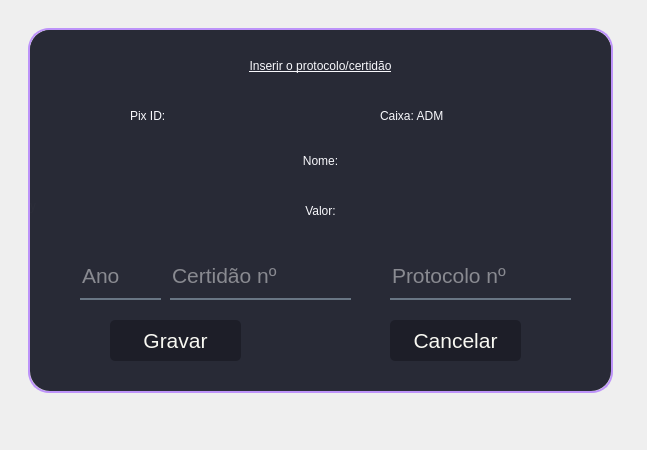
<?xml version="1.0" encoding="UTF-8"?>
<ui version="4.0">
 <class>Dialog_Protocolo</class>
 <widget class="QDialog" name="Dialog_Protocolo">
  <property name="geometry">
   <rect>
    <x>0</x>
    <y>0</y>
    <width>647</width>
    <height>450</height>
   </rect>
  </property>
  <property name="windowTitle">
   <string>Dialog</string>
  </property>
  <widget class="QFrame" name="frame">
   <property name="geometry">
    <rect>
     <x>30</x>
     <y>30</y>
     <width>581</width>
     <height>361</height>
    </rect>
   </property>
   <property name="styleSheet">
    <string notr="true">QTextEdit {
	color: rgb(248, 248, 252);
	font: 16pt &quot;MS Shell Dlg 2&quot;
}

QPushButton {
	color: rgb(248, 248, 242);
	background-color: rgb(35,35,35);
	background-color: rgb(29, 30, 40);
	border: 0px solid;
	padding: 6px 9px;
	text-align:center;
	border-radius:5px;
	font: 16pt &quot;MS Shell Dlg 2&quot;
}

QPushButton:hover {
	color: rgb(35,35,35);
	background-color: rgb(98, 114, 164);
	text-align:center;
	padding: 6px 9px;
	border-radius:5px;
	font: 16pt &quot;MS Shell Dlg 2&quot;
}

QPushButton:pressed {
	color: rgb(25,26,33);
	background-color: rgb(180, 140, 237);
	text-align:center;
	padding: 5px 7px;
	border-radius:5px;
	font: 15pt &quot;MS Shell Dlg 2&quot;
}

QFrame {
border-radius: 20px;
background-color: rgb(40, 42, 54);
}
</string>
   </property>
   <property name="frameShape">
    <enum>QFrame::StyledPanel</enum>
   </property>
   <property name="frameShadow">
    <enum>QFrame::Raised</enum>
   </property>
   <widget class="QLabel" name="forma_4_protocolo">
    <property name="geometry">
     <rect>
      <x>-40</x>
      <y>0</y>
      <width>231</width>
      <height>361</height>
     </rect>
    </property>
    <property name="styleSheet">
     <string notr="true">font: 400pt &quot;Wingdings 3&quot;;
color: rgba(248, 248, 248, 10);
background: transparent;
</string>
    </property>
    <property name="text">
     <string>z</string>
    </property>
   </widget>
   <widget class="QLabel" name="forma_1_protocolo">
    <property name="geometry">
     <rect>
      <x>0</x>
      <y>0</y>
      <width>581</width>
      <height>351</height>
     </rect>
    </property>
    <property name="styleSheet">
     <string notr="true">font: 57 200pt &quot;Marlett&quot;;
color: rgba(248, 248, 248, 3);</string>
    </property>
    <property name="text">
     <string>y</string>
    </property>
   </widget>
   <widget class="QPushButton" name="btn_cancelar_protocolo">
    <property name="geometry">
     <rect>
      <x>360</x>
      <y>290</y>
      <width>131</width>
      <height>41</height>
     </rect>
    </property>
    <property name="font">
     <font>
      <pointsize>16</pointsize>
     </font>
    </property>
    <property name="styleSheet">
     <string notr="true"/>
    </property>
    <property name="text">
     <string>Cancelar</string>
    </property>
   </widget>
   <widget class="QPushButton" name="btn_gravar_protocolo">
    <property name="geometry">
     <rect>
      <x>80</x>
      <y>290</y>
      <width>131</width>
      <height>41</height>
     </rect>
    </property>
    <property name="font">
     <font>
      <pointsize>16</pointsize>
     </font>
    </property>
    <property name="styleSheet">
     <string notr="true"/>
    </property>
    <property name="text">
     <string>Gravar</string>
    </property>
   </widget>
   <widget class="QLabel" name="label_id_pix_protocolo">
    <property name="geometry">
     <rect>
      <x>100</x>
      <y>70</y>
      <width>181</width>
      <height>31</height>
     </rect>
    </property>
    <property name="styleSheet">
     <string notr="true">background: transparent;
color: rgb(248, 248, 252);
border: transparent;
font: 16pt &quot;MS Shell Dlg 2&quot;;</string>
    </property>
    <property name="text">
     <string>Pix ID:</string>
    </property>
   </widget>
   <widget class="QLabel" name="label_titulo_protocolo">
    <property name="geometry">
     <rect>
      <x>0</x>
      <y>0</y>
      <width>581</width>
      <height>71</height>
     </rect>
    </property>
    <property name="styleSheet">
     <string notr="true">background: transparent;
color: rgb(248, 248, 252);
border: transparent;
font: 75 18pt &quot;MS Shell Dlg 2&quot;;
text-decoration: underline
</string>
    </property>
    <property name="text">
     <string>Inserir o protocolo/certidão</string>
    </property>
    <property name="alignment">
     <set>Qt::AlignCenter</set>
    </property>
   </widget>
   <widget class="QLabel" name="label_nome_protocolo">
    <property name="geometry">
     <rect>
      <x>10</x>
      <y>110</y>
      <width>561</width>
      <height>41</height>
     </rect>
    </property>
    <property name="styleSheet">
     <string notr="true">background: transparent;
color: rgb(248, 248, 252);
border: transparent;
font: 16pt &quot;MS Shell Dlg 2&quot;;</string>
    </property>
    <property name="text">
     <string>Nome:</string>
    </property>
    <property name="alignment">
     <set>Qt::AlignCenter</set>
    </property>
   </widget>
   <widget class="QLabel" name="label_valor_protocolo">
    <property name="geometry">
     <rect>
      <x>10</x>
      <y>160</y>
      <width>561</width>
      <height>41</height>
     </rect>
    </property>
    <property name="styleSheet">
     <string notr="true">background: transparent;
color: rgb(248, 248, 252);
border: transparent;
font: 16pt &quot;MS Shell Dlg 2&quot;;</string>
    </property>
    <property name="text">
     <string>Valor:</string>
    </property>
    <property name="alignment">
     <set>Qt::AlignCenter</set>
    </property>
   </widget>
   <widget class="QLabel" name="label_caixa_protocolo">
    <property name="geometry">
     <rect>
      <x>350</x>
      <y>70</y>
      <width>131</width>
      <height>31</height>
     </rect>
    </property>
    <property name="styleSheet">
     <string notr="true">background: transparent;
color: rgb(248, 248, 252);
border: transparent;
font: 16pt &quot;MS Shell Dlg 2&quot;;</string>
    </property>
    <property name="text">
     <string>Caixa: ADM</string>
    </property>
   </widget>
   <widget class="QLineEdit" name="campo_num_protocolo">
    <property name="geometry">
     <rect>
      <x>360</x>
      <y>230</y>
      <width>181</width>
      <height>40</height>
     </rect>
    </property>
    <property name="font">
     <font>
      <pointsize>16</pointsize>
      <weight>50</weight>
      <bold>false</bold>
     </font>
    </property>
    <property name="focusPolicy">
     <enum>Qt::StrongFocus</enum>
    </property>
    <property name="autoFillBackground">
     <bool>false</bool>
    </property>
    <property name="styleSheet">
     <string notr="true">background-color:rgba(0,0,0,0);
border:none;
border-bottom:2px solid rgba(105,118,132,255);
color:rgba(255,255,255,230);
padding-bottom:7px;</string>
    </property>
    <property name="maxLength">
     <number>64</number>
    </property>
    <property name="echoMode">
     <enum>QLineEdit::Normal</enum>
    </property>
    <property name="alignment">
     <set>Qt::AlignLeading|Qt::AlignLeft|Qt::AlignVCenter</set>
    </property>
    <property name="placeholderText">
     <string>Protocolo nº</string>
    </property>
   </widget>
   <widget class="QLineEdit" name="campo_ano_certidao">
    <property name="geometry">
     <rect>
      <x>50</x>
      <y>230</y>
      <width>81</width>
      <height>40</height>
     </rect>
    </property>
    <property name="font">
     <font>
      <pointsize>16</pointsize>
      <weight>50</weight>
      <bold>false</bold>
     </font>
    </property>
    <property name="focusPolicy">
     <enum>Qt::StrongFocus</enum>
    </property>
    <property name="autoFillBackground">
     <bool>false</bool>
    </property>
    <property name="styleSheet">
     <string notr="true">background-color:rgba(0,0,0,0);
border:none;
border-bottom:2px solid rgba(105,118,132,255);
color:rgba(255,255,255,230);
padding-bottom:7px;</string>
    </property>
    <property name="maxLength">
     <number>64</number>
    </property>
    <property name="echoMode">
     <enum>QLineEdit::Normal</enum>
    </property>
    <property name="alignment">
     <set>Qt::AlignLeading|Qt::AlignLeft|Qt::AlignVCenter</set>
    </property>
    <property name="placeholderText">
     <string>Ano</string>
    </property>
   </widget>
   <widget class="QLineEdit" name="campo_num_certidao">
    <property name="geometry">
     <rect>
      <x>140</x>
      <y>230</y>
      <width>181</width>
      <height>40</height>
     </rect>
    </property>
    <property name="font">
     <font>
      <pointsize>16</pointsize>
      <weight>50</weight>
      <bold>false</bold>
     </font>
    </property>
    <property name="focusPolicy">
     <enum>Qt::StrongFocus</enum>
    </property>
    <property name="autoFillBackground">
     <bool>false</bool>
    </property>
    <property name="styleSheet">
     <string notr="true">background-color:rgba(0,0,0,0);
border:none;
border-bottom:2px solid rgba(105,118,132,255);
color:rgba(255,255,255,230);
padding-bottom:7px;</string>
    </property>
    <property name="maxLength">
     <number>64</number>
    </property>
    <property name="echoMode">
     <enum>QLineEdit::Normal</enum>
    </property>
    <property name="alignment">
     <set>Qt::AlignLeading|Qt::AlignLeft|Qt::AlignVCenter</set>
    </property>
    <property name="placeholderText">
     <string>Certidão nº</string>
    </property>
   </widget>
   <zorder>forma_1_protocolo</zorder>
   <zorder>forma_4_protocolo</zorder>
   <zorder>btn_cancelar_protocolo</zorder>
   <zorder>btn_gravar_protocolo</zorder>
   <zorder>label_id_pix_protocolo</zorder>
   <zorder>label_titulo_protocolo</zorder>
   <zorder>label_nome_protocolo</zorder>
   <zorder>label_valor_protocolo</zorder>
   <zorder>label_caixa_protocolo</zorder>
   <zorder>campo_num_protocolo</zorder>
   <zorder>campo_ano_certidao</zorder>
   <zorder>campo_num_certidao</zorder>
  </widget>
  <widget class="QFrame" name="frame_2">
   <property name="geometry">
    <rect>
     <x>28</x>
     <y>28</y>
     <width>585</width>
     <height>365</height>
    </rect>
   </property>
   <property name="styleSheet">
    <string notr="true">QFrame {
border-radius: 21px;
border: 2px solid rgb(189, 147, 249);
background: transparent;
}</string>
   </property>
   <property name="frameShape">
    <enum>QFrame::StyledPanel</enum>
   </property>
   <property name="frameShadow">
    <enum>QFrame::Raised</enum>
   </property>
  </widget>
  <zorder>frame_2</zorder>
  <zorder>frame</zorder>
 </widget>
 <resources/>
 <connections/>
</ui>
